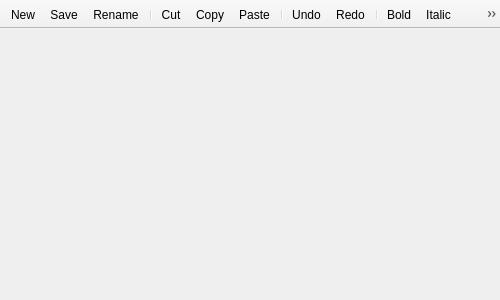
<?xml version="1.0" encoding="UTF-8"?>
<ui version="4.0">
 <class>MainWindow</class>
 <widget class="QMainWindow" name="MainWindow">
  <property name="geometry">
   <rect>
    <x>0</x>
    <y>0</y>
    <width>500</width>
    <height>300</height>
   </rect>
  </property>
  <property name="minimumSize">
   <size>
    <width>320</width>
    <height>200</height>
   </size>
  </property>
  <property name="contextMenuPolicy">
   <enum>Qt::NoContextMenu</enum>
  </property>
  <property name="windowTitle">
   <string notr="true">QText</string>
  </property>
  <property name="windowIcon">
   <iconset>
    <normaloff>app.ico</normaloff>app.ico</iconset>
  </property>
  <property name="iconSize">
   <size>
    <width>16</width>
    <height>16</height>
   </size>
  </property>
  <widget class="QWidget" name="centralWidget">
   <layout class="QGridLayout" name="gridLayout">
    <property name="leftMargin">
     <number>0</number>
    </property>
    <property name="topMargin">
     <number>0</number>
    </property>
    <property name="rightMargin">
     <number>0</number>
    </property>
    <property name="bottomMargin">
     <number>0</number>
    </property>
    <property name="spacing">
     <number>0</number>
    </property>
    <item row="0" column="0">
     <widget class="QTabWidgetEx" name="tabWidget" native="true">
      <property name="contextMenuPolicy">
       <enum>Qt::NoContextMenu</enum>
      </property>
     </widget>
    </item>
   </layout>
  </widget>
  <widget class="QToolBar" name="mainToolBar">
   <property name="contextMenuPolicy">
    <enum>Qt::NoContextMenu</enum>
   </property>
   <property name="movable">
    <bool>false</bool>
   </property>
   <property name="iconSize">
    <size>
     <width>16</width>
     <height>16</height>
    </size>
   </property>
   <property name="toolButtonStyle">
    <enum>Qt::ToolButtonIconOnly</enum>
   </property>
   <property name="floatable">
    <bool>false</bool>
   </property>
   <attribute name="toolBarArea">
    <enum>TopToolBarArea</enum>
   </attribute>
   <attribute name="toolBarBreak">
    <bool>false</bool>
   </attribute>
   <addaction name="actionNew"/>
   <addaction name="actionSave"/>
   <addaction name="actionRename"/>
   <addaction name="separator"/>
   <addaction name="actionCut"/>
   <addaction name="actionCopy"/>
   <addaction name="actionPaste"/>
   <addaction name="separator"/>
   <addaction name="actionUndo"/>
   <addaction name="actionRedo"/>
   <addaction name="separator"/>
   <addaction name="actionFontBold"/>
   <addaction name="actionFontItalic"/>
   <addaction name="actionFontUnderline"/>
   <addaction name="actionFontStrikethrough"/>
   <addaction name="separator"/>
   <addaction name="actionFind"/>
   <addaction name="actionFindNext"/>
   <addaction name="separator"/>
   <addaction name="actionGoto"/>
   <addaction name="separator"/>
  </widget>
  <action name="actionNew">
   <property name="icon">
    <iconset resource="../qtext.qrc">
     <normaloff>:/icons/16x16/new.png</normaloff>:/icons/16x16/new.png</iconset>
   </property>
   <property name="text">
    <string>&amp;New</string>
   </property>
   <property name="iconText">
    <string>New</string>
   </property>
   <property name="toolTip">
    <string>New file</string>
   </property>
   <property name="shortcut">
    <string>Ctrl+N</string>
   </property>
  </action>
  <action name="actionSave">
   <property name="icon">
    <iconset resource="../qtext.qrc">
     <normaloff>:/icons/16x16/save.png</normaloff>:/icons/16x16/save.png</iconset>
   </property>
   <property name="text">
    <string>&amp;Save</string>
   </property>
   <property name="toolTip">
    <string>Save file</string>
   </property>
   <property name="shortcut">
    <string>Ctrl+S</string>
   </property>
  </action>
  <action name="actionReopen">
   <property name="text">
    <string>Re&amp;open</string>
   </property>
   <property name="toolTip">
    <string>Reload file</string>
   </property>
  </action>
  <action name="actionRename">
   <property name="icon">
    <iconset resource="../qtext.qrc">
     <normaloff>:/icons/16x16/rename.png</normaloff>:/icons/16x16/rename.png</iconset>
   </property>
   <property name="text">
    <string>R&amp;ename</string>
   </property>
   <property name="toolTip">
    <string>Rename file</string>
   </property>
   <property name="shortcut">
    <string>F2</string>
   </property>
  </action>
  <action name="actionOpenWithDefaultApplication">
   <property name="text">
    <string>Open Using Default &amp;Application</string>
   </property>
   <property name="toolTip">
    <string>Use default application to show file</string>
   </property>
  </action>
  <action name="actionOpenWithVisualStudioCode">
   <property name="icon">
    <iconset resource="../qtext.qrc">
     <normaloff>:/icons/16x16/vscode.png</normaloff>:/icons/16x16/vscode.png</iconset>
   </property>
   <property name="text">
    <string>Open Using Visual Studio &amp;Code</string>
   </property>
   <property name="toolTip">
    <string>Use Visual Studio Code to show file</string>
   </property>
  </action>
  <action name="actionShowContainingDirectory">
   <property name="text">
    <string>Show Containing &amp;Directory</string>
   </property>
   <property name="toolTip">
    <string>Show file in containing directory</string>
   </property>
   <property name="shortcut">
    <string>Ctrl+Alt+R</string>
   </property>
  </action>
  <action name="actionShowContainingDirectoryOnly">
   <property name="text">
    <string>Show Containing &amp;Directory</string>
   </property>
   <property name="toolTip">
    <string>Show containing directory</string>
   </property>
   <property name="shortcut">
    <string>Ctrl+Alt+R</string>
   </property>
  </action>
  <action name="actionCut">
   <property name="icon">
    <iconset resource="../qtext.qrc">
     <normaloff>:/icons/16x16/cut.png</normaloff>:/icons/16x16/cut.png</iconset>
   </property>
   <property name="text">
    <string>Cu&amp;t</string>
   </property>
   <property name="toolTip">
    <string>Cut text</string>
   </property>
   <property name="shortcut">
    <string>Ctrl+X</string>
   </property>
  </action>
  <action name="actionCopy">
   <property name="icon">
    <iconset resource="../qtext.qrc">
     <normaloff>:/icons/16x16/copy.png</normaloff>:/icons/16x16/copy.png</iconset>
   </property>
   <property name="text">
    <string>&amp;Copy</string>
   </property>
   <property name="toolTip">
    <string>Copy text</string>
   </property>
   <property name="shortcut">
    <string>Ctrl+C</string>
   </property>
  </action>
  <action name="actionPaste">
   <property name="icon">
    <iconset resource="../qtext.qrc">
     <normaloff>:/icons/16x16/paste.png</normaloff>:/icons/16x16/paste.png</iconset>
   </property>
   <property name="text">
    <string>&amp;Paste</string>
   </property>
   <property name="toolTip">
    <string>Paste text</string>
   </property>
   <property name="shortcut">
    <string>Ctrl+V</string>
   </property>
  </action>
  <action name="actionUndo">
   <property name="icon">
    <iconset resource="../qtext.qrc">
     <normaloff>:/icons/16x16/undo.png</normaloff>:/icons/16x16/undo.png</iconset>
   </property>
   <property name="text">
    <string>&amp;Undo</string>
   </property>
   <property name="toolTip">
    <string>Undo action</string>
   </property>
   <property name="shortcut">
    <string>Ctrl+Z</string>
   </property>
  </action>
  <action name="actionRedo">
   <property name="icon">
    <iconset resource="../qtext.qrc">
     <normaloff>:/icons/16x16/redo.png</normaloff>:/icons/16x16/redo.png</iconset>
   </property>
   <property name="text">
    <string>&amp;Redo</string>
   </property>
   <property name="toolTip">
    <string>Redo action</string>
   </property>
   <property name="shortcut">
    <string>Ctrl+Y</string>
   </property>
  </action>
  <action name="actionDelete">
   <property name="icon">
    <iconset resource="../qtext.qrc">
     <normaloff>:/icons/16x16/delete.png</normaloff>:/icons/16x16/delete.png</iconset>
   </property>
   <property name="text">
    <string>Delete</string>
   </property>
   <property name="toolTip">
    <string>Delete file</string>
   </property>
  </action>
  <action name="actionGoto">
   <property name="icon">
    <iconset resource="../qtext.qrc">
     <normaloff>:/icons/16x16/goto.png</normaloff>:/icons/16x16/goto.png</iconset>
   </property>
   <property name="text">
    <string>Go &amp;To</string>
   </property>
   <property name="toolTip">
    <string>Find folder or file</string>
   </property>
   <property name="shortcut">
    <string>Ctrl+G</string>
   </property>
  </action>
  <action name="actionCopyContainingPath">
   <property name="text">
    <string>Copy Containing Path</string>
   </property>
   <property name="toolTip">
    <string>Copy path to clipboard</string>
   </property>
   <property name="shortcut">
    <string>Ctrl+Alt+C</string>
   </property>
  </action>
  <action name="actionPrint">
   <property name="icon">
    <iconset resource="../qtext.qrc">
     <normaloff>:/icons/16x16/print.png</normaloff>:/icons/16x16/print.png</iconset>
   </property>
   <property name="text">
    <string>&amp;Print</string>
   </property>
   <property name="toolTip">
    <string>Print file</string>
   </property>
   <property name="shortcut">
    <string>Ctrl+P</string>
   </property>
  </action>
  <action name="actionPrintPreview">
   <property name="icon">
    <iconset>
     <normaloff>:/icons/16x16/print-preview.png</normaloff>:/icons/16x16/print-preview.png</iconset>
   </property>
   <property name="text">
    <string>Print Pre&amp;view</string>
   </property>
   <property name="toolTip">
    <string>Print preview</string>
   </property>
   <property name="shortcut">
    <string>Ctrl+Shift+P</string>
   </property>
  </action>
  <action name="actionPrintToPdf">
   <property name="icon">
    <iconset>
     <normaloff>:/icons/16x16/print-pdf.png</normaloff>:/icons/16x16/print-pdf.png</iconset>
   </property>
   <property name="text">
    <string>Print to PD&amp;F</string>
   </property>
   <property name="toolTip">
    <string>Print file into a PDF document</string>
   </property>
  </action>
  <action name="actionFind">
   <property name="icon">
    <iconset resource="../qtext.qrc">
     <normaloff>:/icons/16x16/find.png</normaloff>:/icons/16x16/find.png</iconset>
   </property>
   <property name="text">
    <string>Find</string>
   </property>
   <property name="toolTip">
    <string>Search for specified text</string>
   </property>
   <property name="shortcut">
    <string>Ctrl+F</string>
   </property>
  </action>
  <action name="actionFindNext">
   <property name="icon">
    <iconset resource="../qtext.qrc">
     <normaloff>:/icons/16x16/findNext.png</normaloff>:/icons/16x16/findNext.png</iconset>
   </property>
   <property name="text">
    <string>Find Next</string>
   </property>
   <property name="toolTip">
    <string>Continues search for text</string>
   </property>
   <property name="shortcut">
    <string>F3</string>
   </property>
  </action>
  <action name="actionFontBold">
   <property name="checkable">
    <bool>true</bool>
   </property>
   <property name="icon">
    <iconset resource="../qtext.qrc">
     <normaloff>:/icons/16x16/bold.png</normaloff>:/icons/16x16/bold.png</iconset>
   </property>
   <property name="text">
    <string>Bold</string>
   </property>
   <property name="toolTip">
    <string>Make text bold</string>
   </property>
   <property name="shortcut">
    <string>Ctrl+B</string>
   </property>
  </action>
  <action name="actionFontItalic">
   <property name="checkable">
    <bool>true</bool>
   </property>
   <property name="icon">
    <iconset resource="../qtext.qrc">
     <normaloff>:/icons/16x16/italic.png</normaloff>:/icons/16x16/italic.png</iconset>
   </property>
   <property name="text">
    <string>Italic</string>
   </property>
   <property name="toolTip">
    <string>Make text italic</string>
   </property>
   <property name="shortcut">
    <string>Ctrl+I</string>
   </property>
  </action>
  <action name="actionFontUnderline">
   <property name="checkable">
    <bool>true</bool>
   </property>
   <property name="icon">
    <iconset resource="../qtext.qrc">
     <normaloff>:/icons/16x16/underline.png</normaloff>:/icons/16x16/underline.png</iconset>
   </property>
   <property name="text">
    <string>Underline</string>
   </property>
   <property name="toolTip">
    <string>Make text underlined</string>
   </property>
   <property name="shortcut">
    <string>Ctrl+U</string>
   </property>
  </action>
  <action name="actionFontStrikethrough">
   <property name="checkable">
    <bool>true</bool>
   </property>
   <property name="icon">
    <iconset resource="../qtext.qrc">
     <normaloff>:/icons/16x16/strikethrough.png</normaloff>:/icons/16x16/strikethrough.png</iconset>
   </property>
   <property name="text">
    <string>Strikethrough</string>
   </property>
   <property name="toolTip">
    <string>Strikes out the text</string>
   </property>
   <property name="shortcut">
    <string>Ctrl+Shift+X</string>
   </property>
  </action>
 </widget>
 <layoutdefault spacing="6" margin="11"/>
 <customwidgets>
  <customwidget>
   <class>QTabWidgetEx</class>
   <extends>QWidget</extends>
   <header>ui/qtabwidgetex.h</header>
  </customwidget>
 </customwidgets>
 <resources>
  <include location="../qtext.qrc"/>
 </resources>
 <connections/>
</ui>
